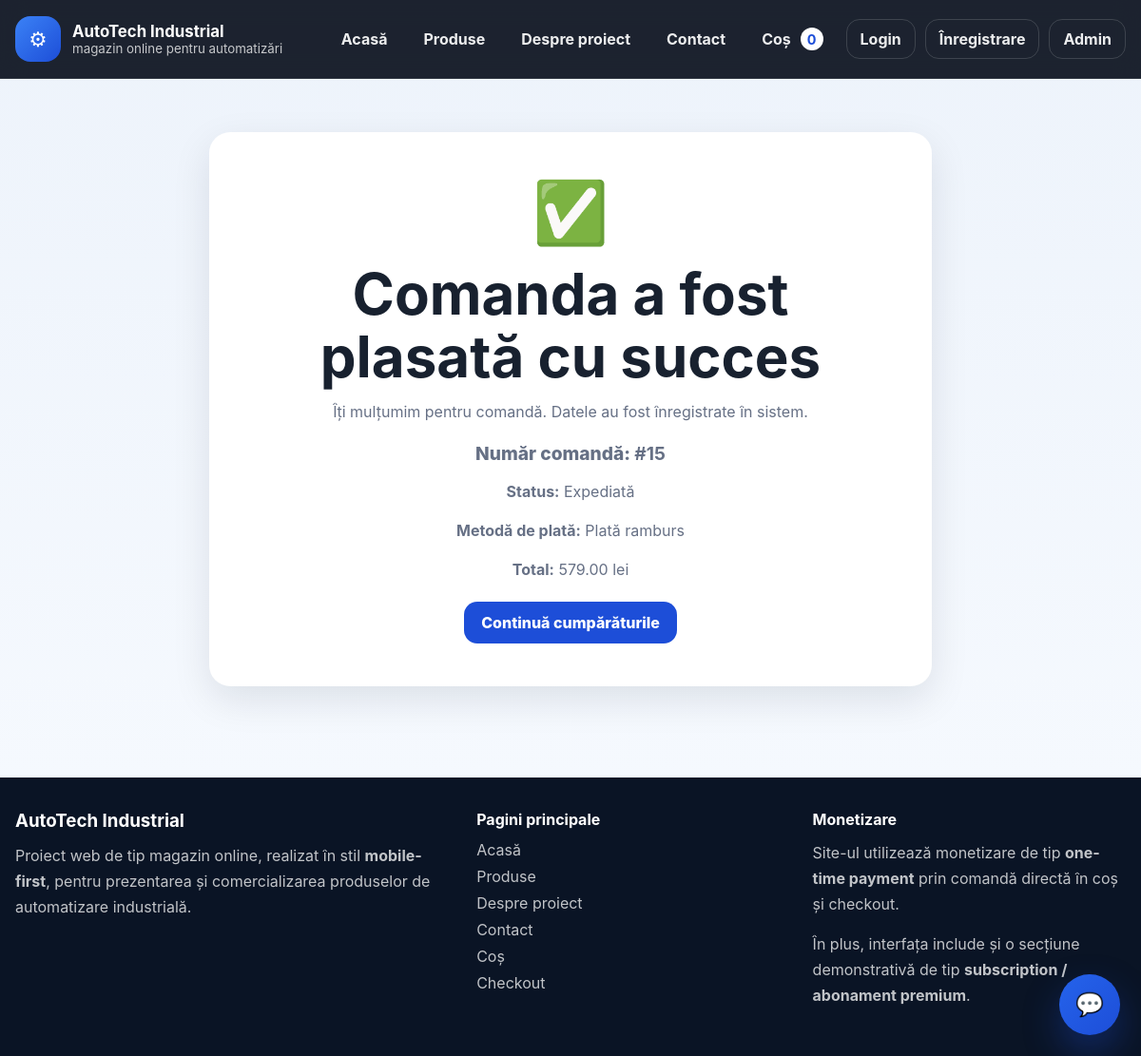
The page /order-success/15 on the database its author committed.
### tables this page shows
CREATE TABLE orders (
            id INTEGER PRIMARY KEY AUTOINCREMENT,
            customer_name TEXT NOT NULL,
            customer_email TEXT NOT NULL,
            address TEXT NOT NULL,
            phone TEXT,
            total REAL NOT NULL,
            status TEXT NOT NULL DEFAULT 'Nouă',
            created_at TEXT NOT NULL DEFAULT CURRENT_TIMESTAMP
        , user_id INTEGER, payment_method TEXT NOT NULL DEFAULT 'ramburs', card_holder TEXT, card_last4 TEXT);

### app.py (the view)
@app.route('/order-success/<int:order_id>')
def order_success(order_id: int):
    order = get_db().execute('SELECT * FROM orders WHERE id = ?', (order_id,)).fetchone()
    if not order:
        flash('Comanda nu a fost găsită.', 'warning')
        return redirect(url_for('index'))
    return render_template('success.html', order=order, payment_label=payment_label)

### app.py (called while the page is built)
def get_db() -> sqlite3.Connection:
    if 'db' not in g:
        conn = sqlite3.connect(DB_PATH)
        conn.row_factory = sqlite3.Row
        g.db = conn
    return g.db

@app.before_request
def before_request() -> None:
    cleanup_old_orders()

def get_cart() -> dict[str, int]:
    cart = session.get('cart')
    if not isinstance(cart, dict):
        cart = {}
        session['cart'] = cart
    return cart

def cart_count() -> int:
    return sum(int(v) for v in get_cart().values())

def current_user() -> sqlite3.Row | None:
    user_id = session.get('user_id')
    if not user_id:
        return None
    return get_db().execute('SELECT * FROM users WHERE id = ?', (user_id,)).fetchone()

def payment_label(payment_method: str | None) -> str:
    return PAYMENT_METHODS.get(payment_method or 'ramburs', 'Plată ramburs')

@app.context_processor
def inject_globals() -> dict[str, Any]:
    return {
        'cart_count': cart_count(),
        'logged_user': current_user(),
    }

### templates/success.html (shortened to what this page needs)
{% extends 'base.html' %}
{% block content %}
<section class="section">
    <div class="container narrow">
        <div class="card success-card">
            <div class="success-icon">✅</div>
            <h1>Comanda a fost plasată cu succes</h1>
            <p>Îți mulțumim pentru comandă. Datele au fost înregistrate în sistem.</p>
            <p class="order-ref">Număr comandă: <strong>#{{ order.id }}</strong></p>
            <p><strong>Status:</strong> {{ order.status }}</p>
            <p><strong>Metodă de plată:</strong> {{ payment_label(order.payment_method) }}</p>
            <p><strong>Total:</strong> {{ '%.2f'|format(order.total) }} lei</p>
            <div class="hero-actions" style="justify-content:center; margin-top: 20px;">
                <a href="{{ url_for('products') }}" class="btn btn-primary">Continuă cumpărăturile</a>
            </div>
        </div>
    </div>
</section>
{% endblock %}

### static/css/style.css (style rules this page uses)
:root { --bg: #0b1220; --surface: #ffffff; --surface-2: #f2f6fc; --text: #18212f; --muted: #667085; --line: #dbe4f0; --primary: #1d4ed8; --primary-dark: #173ea8; --danger: #dc2626; --success: #16a34a; --warning: #f59e0b; --shadow: 0 14px 40px rgba(14, 24, 44, 0.1); --radius: 22px; }
* { box-sizing: border-box; }
html { scroll-behavior: smooth; }
body { margin: 0; color: var(--text); background: linear-gradient(180deg, #edf3fb 0%, #f8fbff 100%); font-family: Inter, Arial, Helvetica, sans-serif; }
a { color: inherit; text-decoration: none; }
.container { width: min(1180px, calc(100% - 32px)); margin: 0 auto; }
h1, h2, h3, h4 { margin: 0 0 12px; line-height: 1.1; }
h1 { font-size: clamp(2rem, 5vw, 3.8rem); }
p { color: var(--muted); line-height: 1.7; margin: 0 0 14px; }
.card { background: var(--surface); border-radius: var(--radius); box-shadow: var(--shadow); border: 1px solid rgba(255,255,255,.65); }
.section { padding: 56px 0; }
.btn { display: inline-flex; justify-content: center; align-items: center; gap: 10px; border: none; border-radius: 14px; padding: 12px 18px; font-weight: 800; cursor: pointer; }
.btn-primary { background: var(--primary); color: white; }
.hero-actions, .product-actions, .admin-actions, .premium-actions { display: flex; flex-wrap: wrap; gap: 12px; }
.success-card { padding: 44px; text-align: center; }
.success-icon { font-size: 4rem; margin-bottom: 14px; }
.order-ref { font-weight: 800; font-size: 1.2rem; margin: 10px 0; }
.narrow { width: min(760px, calc(100% - 32px)); }

### rows shown on the page
orders: id "15", status "Expediată", payment_method "Plată ramburs", total "579.00"

### other values the page prints
{{ cart_count }} "0"
